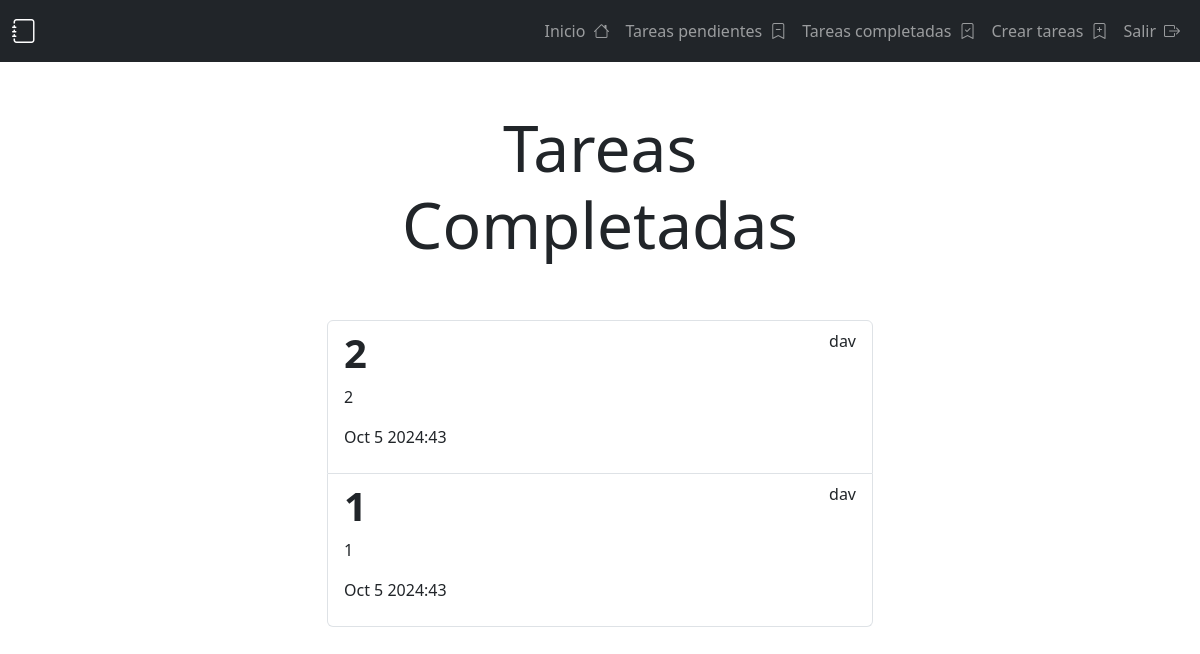
Page /tasks_completed/ (signed in) on the committed database.
### taks/models.py (models this page shows, shortened)
class Task(models.Model):
    class CategoryChoices(models.TextChoices):
        WORK = 'WRK', 'Trabajo'
        STUDY = 'STD', 'Estudio'
        PERSONAL = 'PER', 'Personal'
        OTHER = 'OTH', 'Otro'
    title = models.CharField(max_length=100)
    description = models.TextField(blank=True)
    created = models.DateTimeField(auto_now_add=True)
    datacompleted = models.DateTimeField(null=True, blank=True)
    important = models.BooleanField(default=False)
    user = models.ForeignKey(User, on_delete=models.CASCADE)
    due_date = models.DateTimeField(null=True, blank=True)
    category = models.CharField(
        max_length=3,
        choices=CategoryChoices.choices,
        default=CategoryChoices.OTHER,
    )

### taks/views.py (the view)
# urls.py: path("tasks_completed/",views.tasks_completed, name="tasks_completed"),
@login_required
def tasks_completed(request):
    tasks = Task.objects.filter(user=request.user, datacompleted__isnull=False).order_by("-datacompleted")
    return render(request, "tasks.html", {"tasks": tasks, "tasks_type":"Tareas Completadas"})

### taks/templates/tasks.html
{% extends "base.html" %}
{% block content %}
<main class="container">
    <div class="row">
        <div class="col-md-6 offset-md-3">
            <h1 class="text-center display-3 py-5">{{ tasks_type }}</h1>
            <ul class="list-group">
                {% for task in tasks %}
                <a class="list-group-item" href="{% url 'task_detail' task.id %}">
                        <header class="d-flex justify-content-between">
                            {% if task.important %}
                            <h1 class="fw-bold text-info">{{task.title}}</h1>
                            {% else %}
                                <h1 class="fw-bold">{{task.title}}</h1>
                            {% endif %}
                            <p>{{task.user.username}}</p>
                        </header>
                        <p>{{task.description}}</p>
                        <p>{{task.datacompleted|date:"M j Y:i"}}</p>
                </a>
                {% endfor %}
            </ul>
        </div>
    </div>
</main>
{% endblock %}

### rows in the picture
Task: title "2", user.username "dav", description "2", datacompleted "Oct 5 2024:43"
Task: title "1", user.username "dav", description "1", datacompleted "Oct 5 2024:43"

### other values in the picture
{{ tasks_type }} "Tareas Completadas"
